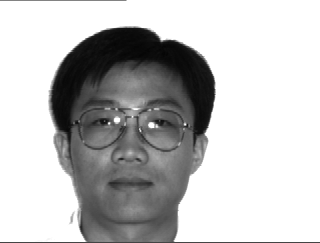
%> input picture Matlab/PCA_yalefaces/subject14.gif, 320 x 243 px; the run also reads 1 picture not shown here
$ octave eigenfaces.m   (GNU Octave 9; MATLAB toolbox functions it lacks are replaced by stand-ins)
%> lines starting %> are read from the running program, lines starting %| are printed output that depends on the picture
clear all;
close all;
%load subject14 images, downsize by factor of 4
im14 = imresize(imread('subject14.gif'), 1/4);
%> im14: size 61x80 uint8; min 5, max 255, mean 192.2
glasses14 = imresize(imread('subject14.glasses.gif'), 1/4);
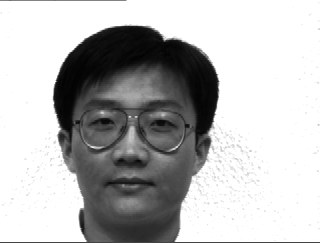
%> input picture Matlab/PCA_yalefaces/subject14.glasses.gif, 320 x 243 px
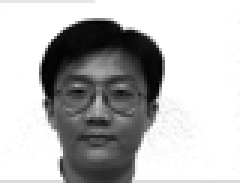
%> glasses14: size 61x80 uint8 (shown 3 times larger); min 2, max 255, mean 185.2
happy14 = imresize(imread('subject14.happy.gif'), 1/4);
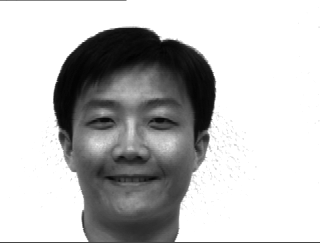
%> input picture Matlab/PCA_yalefaces/subject14.happy.gif, 320 x 243 px
%> happy14: size 61x80 uint8; min 3, max 255, mean 191.3
leftlight14 = imresize(imread('subject14.leftlight.gif'), 1/4);
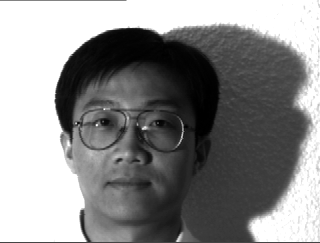
%> input picture Matlab/PCA_yalefaces/subject14.leftlight.gif, 320 x 243 px
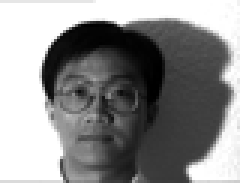
%> leftlight14: size 61x80 uint8 (shown 3 times larger); min 0, max 255, mean 139.3
noglasses14 = imresize(imread('subject14.noglasses.gif'), 1/4);
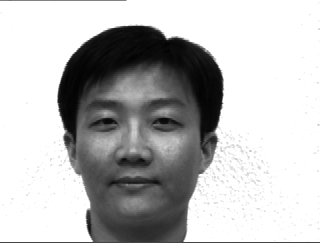
%> input picture Matlab/PCA_yalefaces/subject14.noglasses.gif, 320 x 243 px
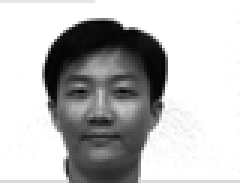
%> noglasses14: size 61x80 uint8 (shown 3 times larger); min 1, max 255, mean 187.4
normal14 = imresize(imread('subject14.normal.gif'), 1/4);
%> (the run ends here)
